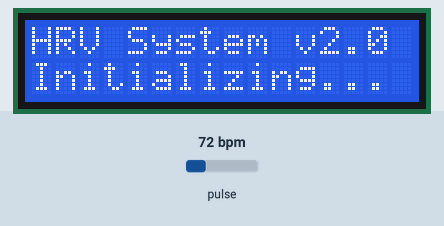
Recording of a sketch running on a simulated ESP32. Parts: 16×2 character LCD. Inputs (shaded band) come from the test bench; at power-on: pulse 72 bpm. What the sketch prints to the serial monitor is not drawn.

Above: at 0.6 s.
At 2.7 s:
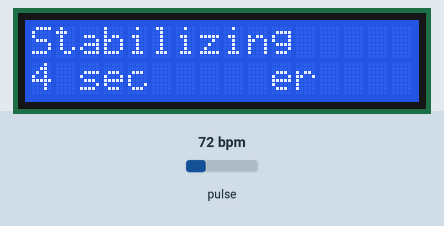
At 9.8 s:
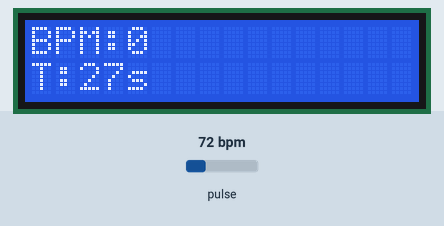
At 19.8 s:
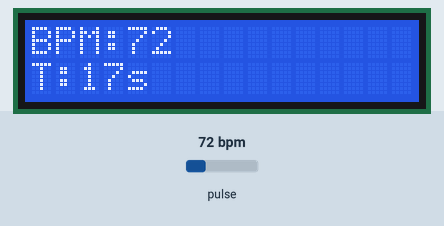
At 28.9 s:
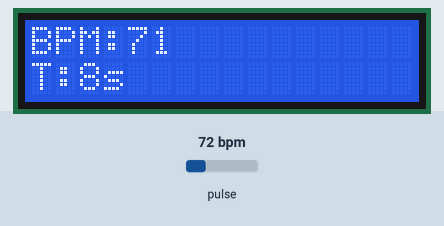
At 37.7 s:
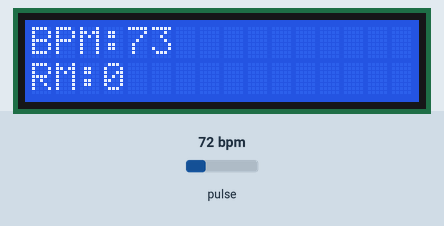

Measured:
- what the display in image 0 shows lasts 2.0 s, from 0.6 s to 2.6 s
- what the display in image 1 shows lasts 1.0 s, from 2.7 s to 3.7 s

The sketch:

hrv.ino
```cpp
/*
 * HRV BIOFEEDBACK SYSTEM - ESP32 FIRMWARE
 * Production Version with Phase 1 Critical Fixes
 *
 * Components:
 * - MAX30102 Pulse Oximeter (I2C: GPIO 21=SDA, 22=SCL)
 * - 16x2 LCD Display (I2C: 0x27)
 * - ESP32 WROOM
 *
 * Features:
 * ✓ Improved peak detection with hysteresis
 * ✓ Robust RMSSD calculation
 * ✓ Better signal filtering
 * ✓ Comprehensive error handling
 * ✓ Serial data logging
 */

#include <Wire.h>
#include "MAX30105.h"
#include <LiquidCrystal_I2C.h>
#include <math.h>

// ===================== SENSOR SETUP =====================

MAX30105 sensor;
LiquidCrystal_I2C lcd(0x27, 16, 2);

// ===================== TIMING CONSTANTS =====================

const unsigned long STABILIZE_TIME = 5000;    // 5 sec stabilization
const unsigned long RECORD_TIME = 30000;      // 30 sec recording
const unsigned long LCD_UPDATE_INTERVAL = 1000; // 1 sec LCD update

// ===================== PEAK DETECTION PARAMETERS =====================

// Timing constraints
const long MIN_BEAT_INTERVAL = 350;      // 171 bpm max (300/171)
const long MAX_BEAT_INTERVAL = 2000;     // 30 bpm min (60000/2000)

// Signal processing thresholds
const float IR_FILTER_ALPHA = 0.85;      // Fast response (0.8-0.9)
const float THRESHOLD_ALPHA = 0.95;      // Slow drift correction
const int PEAK_THRESHOLD = 150;          // Peak detection sensitivity

// ===================== HEART RATE VARIABLES =====================

long lastBeatTime = 0;
long rrInterval = 0;

float bpmAvg = 0;
float bpmBuffer[5] = {0};
int bufferIndex = 0;
int validBpmCount = 0;

long prevIR = 0;
long filteredIR = 0;

bool rising = false;
unsigned long lastDisplayUpdate = 0;

// ===================== STATE VARIABLES =====================

bool fingerDetected = false;
bool stabilizing = false;
bool measuring = false;

unsigned long stabilizeStart = 0;
unsigned long measureStart = 0;

// ===================== FINAL CALCULATIONS =====================

float bpmSum = 0;
int bpmCount = 0;

float finalBPM = 0;
float rmssd = 0;

bool finalReady = false;

// ===================== RR INTERVAL STORAGE (for RMSSD) =====================

#define MAX_RR 120
float rrValues[MAX_RR];
int rrCount = 0;

// ===================== ERROR TRACKING =====================

int errorCount = 0;
const int MAX_ERRORS = 5;

// ===================== RESET SESSION =====================

void resetSession() {
  fingerDetected = false;
  stabilizing = false;
  measuring = false;

  stabilizeStart = 0;
  measureStart = 0;

  bpmAvg = 0;
  rrInterval = 0;

  bpmSum = 0;
  bpmCount = 0;

  finalBPM = 0;
  rmssd = 0;

  rrCount = 0;
  finalReady = false;

  lastBeatTime = 0;
  validBpmCount = 0;
  bufferIndex = 0;

  filteredIR = 0;
  prevIR = 0;
  rising = false;

  errorCount = 0;

  Serial.println("SESSION_RESET");
}

// ===================== SETUP =====================

void setup() {
  Serial.begin(115200);
  delay(500);

  Serial.println("\n\n=== HRV BIOFEEDBACK SYSTEM STARTING ===");

  Wire.begin(21, 22);  // SDA=21, SCL=22 for ESP32

  // Initialize LCD
  lcd.init();
  lcd.backlight();
  lcd.setCursor(0, 0);
  lcd.print("HRV System v2.0");
  lcd.setCursor(0, 1);
  lcd.print("Initializing...");

  Serial.println("LCD: Initialized");

  // Initialize MAX30102 sensor
  if (!sensor.begin(Wire)) {
    lcd.clear();
    lcd.setCursor(0, 0);
    lcd.print("SENSOR ERROR!");
    lcd.setCursor(0, 1);
    lcd.print("Check connection");

    Serial.println("ERROR: Sensor initialization failed!");
    Serial.println("Check I2C connections: SDA=21, SCL=22");

    while (1) {
      delay(100);
    }
  }

  Serial.println("Sensor: MAX30102 detected successfully");

  // Configure sensor for stability
  sensor.setup(
    60,    // ledBrightness (0-255)
    4,     // sampleAverage
    2,     // ledMode (2=red+IR)
    100,   // sampleRate (Hz)
    411,   // pulseWidth (us)
    4096   // adcRange
  );

  sensor.setPulseAmplitudeRed(0x0A);
  Serial.println("Sensor: Configuration complete");

  delay(2000);

  lcd.clear();
  lcd.setCursor(0, 0);
  lcd.print("Ready");
  lcd.setCursor(0, 1);
  lcd.print("Place Finger");

  Serial.println("=== SYSTEM READY ===\n");
}

// ===================== MAIN LOOP =====================

void loop() {
  static bool sent = false;

  long irValue = sensor.getIR();
  long currentTime = millis();

  // ===================== IR SIGNAL FILTERING =====================
  // Low-pass filter to remove high-frequency noise
  filteredIR = (IR_FILTER_ALPHA * filteredIR) + ((1 - IR_FILTER_ALPHA) * irValue);

  // ===================== FINGER DETECTION =====================
  // Use RAW IR for finger detection (thresholding)
  if (irValue < 30000) {
    if (measuring || stabilizing || fingerDetected) {
      resetSession();
    }

    sent = false;

    lcd.setCursor(0, 0);
    lcd.print("Place Finger   ");
    lcd.setCursor(0, 1);
    lcd.print("                ");

    delay(100);
    return;
  }

  // ===================== FINGER DETECTED - START STABILIZATION =====================

  if (!fingerDetected) {
    fingerDetected = true;
    stabilizing = true;
    stabilizeStart = millis();

    Serial.println("Finger detected - starting stabilization");
  }

  // ===================== STABILIZATION PHASE =====================

  if (stabilizing) {
    unsigned long elapsed = millis() - stabilizeStart;

    lcd.setCursor(0, 0);
    lcd.print("Stabilizing");
    lcd.setCursor(0, 1);
    lcd.print((STABILIZE_TIME - elapsed) / 1000);
    lcd.print(" sec     ");

    if (elapsed >= STABILIZE_TIME) {
      stabilizing = false;
      measuring = true;
      measureStart = millis();

      lcd.clear();
      Serial.println("Baseline recording started");
    }

    return;
  }

  // ===================== MEASUREMENT PHASE =====================

  if (measuring) {

    // ===== ADAPTIVE THRESHOLD =====
    // Slowly adapting threshold for peak detection
    static float dynamic_threshold = 0;
    dynamic_threshold = (THRESHOLD_ALPHA * dynamic_threshold) + ((1 - THRESHOLD_ALPHA) * filteredIR);

    // ===== IMPROVED PEAK DETECTION WITH HYSTERESIS =====

    // Rising edge detection
    if (filteredIR > (dynamic_threshold + PEAK_THRESHOLD) &&
        filteredIR > prevIR &&
        !rising) {
      rising = true;
    }
    // Falling edge detection - beat occurs here
    else if (filteredIR < (dynamic_threshold + PEAK_THRESHOLD / 2) && prevIR > filteredIR && rising) {
      rising = false;

      // Minimum beat spacing check
      if (currentTime - lastBeatTime > MIN_BEAT_INTERVAL) {

        if (lastBeatTime > 0) {
          rrInterval = currentTime - lastBeatTime;

          // ===== RR INTERVAL VALIDATION =====
          if (rrInterval >= MIN_BEAT_INTERVAL && rrInterval <= MAX_BEAT_INTERVAL) {

            // Calculate BPM from RR interval
            float newBpm = 60000.0 / rrInterval;

            // ===== BPM RANGE FILTERING =====
            if (newBpm > 45 && newBpm < 130) {

              // ===== MOVING AVERAGE FILTERING =====
              bpmBuffer[bufferIndex] = newBpm;
              bufferIndex = (bufferIndex + 1) % 5;

              if (validBpmCount < 5) {
                validBpmCount++;
              }

              // Calculate average BPM
              float sum = 0;
              for (int i = 0; i < validBpmCount; i++) {
                sum += bpmBuffer[i];
              }
              bpmAvg = sum / validBpmCount;

              // ===== OUTLIER REJECTION FOR RR INTERVALS =====
              bool validRR = true;

              if (rrCount > 0) {
                // Reject if difference > 160ms from previous RR
                float diff = abs(rrInterval - rrValues[rrCount - 1]);
                if (diff > 160) {
                  validRR = false;
                }
              }

              // ===== STORE VALID RR INTERVALS =====
              if (validRR && rrCount < MAX_RR) {
                rrValues[rrCount++] = rrInterval;
              }

              // ===== ACCUMULATE FOR FINAL CALCULATION =====
              bpmSum += bpmAvg;
              bpmCount++;

              // ===== SEND LIVE DATA =====
              Serial.print("DATA,");
              Serial.print((int)bpmAvg);
              Serial.print(",");
              Serial.println(0);  // Placeholder for real-time RMSSD if needed

            } // BPM range check
          } // RR interval range check
        } // lastBeatTime check

        lastBeatTime = currentTime;

      } // Minimum beat spacing check
    }

    prevIR = filteredIR;

    // ===== LCD DISPLAY UPDATE =====
    if (millis() - lastDisplayUpdate > LCD_UPDATE_INTERVAL) {
      lastDisplayUpdate = millis();

      unsigned long remain = (RECORD_TIME - (millis() - measureStart)) / 1000;

      lcd.setCursor(0, 0);
      lcd.print("BPM:");
      lcd.print((int)bpmAvg);
      lcd.print("     ");

      lcd.setCursor(0, 1);
      lcd.print("T:");
      lcd.print(remain);
      lcd.print("s ");
    }

    // ===== FINAL CALCULATION - AFTER RECORDING TIME =====

    if (!finalReady && (millis() - measureStart >= RECORD_TIME)) {

      // ===== FINAL BPM CALCULATION =====
      if (bpmCount > 0) {
        finalBPM = bpmSum / bpmCount;
      } else {
        finalBPM = 0;
      }

      // ===== RMSSD CALCULATION (Root Mean Square of Successive Differences) =====
      rmssd = calculate_rmssd(rrValues, rrCount);

      finalReady = true;
      measuring = false;

      Serial.print("RMSSD_DEBUG: rrCount=");
      Serial.print(rrCount);
      Serial.print(" finalBPM=");
      Serial.print((int)finalBPM);
      Serial.print(" rmssd=");
      Serial.println((int)rmssd);
    }
  }

  // ===== SEND FINAL RESULTS =====

  if (finalReady && !sent) {
    Serial.print("FINAL,");
    Serial.print((int)finalBPM);
    Serial.print(",");
    Serial.println((int)rmssd);

    // Display final results on LCD
    lcd.clear();
    lcd.setCursor(0, 0);
    lcd.print("BPM:");
    lcd.print((int)finalBPM);

    lcd.setCursor(0, 1);
    lcd.print("RM:");
    lcd.print((int)rmssd);

    sent = true;

    delay(5000);  // Show for 5 seconds
    resetSession();
  }

  delay(5);  // Small delay for timing precision
}

// ===================== RMSSD CALCULATION FUNCTION =====================

float calculate_rmssd(float* rrValues, int count) {
  /*
   * RMSSD = Root Mean Square of Successive Differences
   *
   * Standard HRV metric that indicates parasympathetic activity
   * Higher RMSSD = better vagal tone = more relaxed state
   *
   * Clinical ranges (ms):
   * <20: Poor (very stressed)
   * 20-50: Below Average
   * 50-100: Average
   * 100-150: Good
   * >150: Excellent (very relaxed)
   */

  if (count < 2) {
    return 0;  // Need at least 2 RR intervals for differences
  }

  float sumSquares = 0;
  int validDifferences = 0;

  // Calculate successive differences (skip first beat for stability)
  int startIdx = (count > 5) ? 2 : 0;  // Skip first 2 only if we have enough samples

  for (int i = startIdx; i < count - 1; i++) {
    float diff = rrValues[i + 1] - rrValues[i];
    sumSquares += (diff * diff);
    validDifferences++;
  }

  if (validDifferences > 0) {
    float rmssd_raw = sqrt(sumSquares / validDifferences);

    // Sanity check - medical literature upper bound is ~150ms
    // Values > 150 might indicate sensor noise or filter issues
    if (rmssd_raw > 250) {
      Serial.print("WARNING: RMSSD clamped from ");
      Serial.print((int)rmssd_raw);
      Serial.println("ms to 250ms");
      return 250;
    }

    return rmssd_raw;
  }

  return 0;
}

/*
 * ===================== SERIAL PROTOCOL =====================
 *
 * Messages sent to Python GUI:
 *
 * SESSION_RESET
 *   - Session has been reset
 *
 * DATA,<BPM>,0
 *   - Live heart rate data
 *   - <BPM>: Current averaged BPM
 *
 * FINAL,<BPM>,<RMSSD>
 *   - Session complete
 *   - <BPM>: Average heart rate for session
 *   - <RMSSD>: Root Mean Square of Successive Differences (ms)
 *
 * RMSSD_DEBUG,<RR_COUNT>,<BPM>,<RMSSD>
 *   - Debug information
 *
 * ===================== EXPECTED GUI BEHAVIOR =====================
 *
 * 1. Shows "Place Finger" when no finger detected
 * 2. Shows "Stabilizing X sec" during 5-second stabilization
 * 3. Shows "BPM: XX" and "T: 30s" during baseline recording
 * 4. Python GUI calculates RMSSD and shows improvement after biofeedback
 * 5. Final display shows baseline RMSSD → post RMSSD improvement %
 */
```
